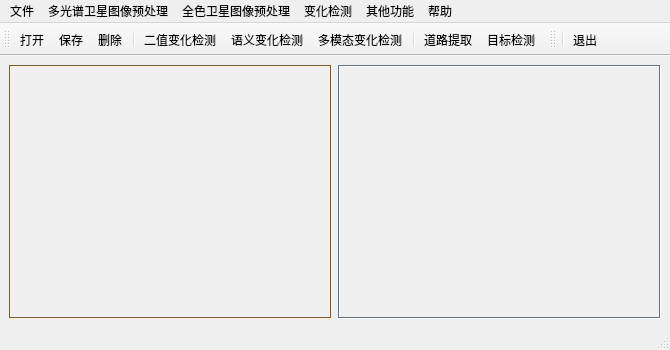
<?xml version="1.0" encoding="UTF-8"?>
<ui version="4.0">
 <class>MainWindow</class>
 <widget class="QMainWindow" name="MainWindow">
  <property name="geometry">
   <rect>
    <x>0</x>
    <y>0</y>
    <width>670</width>
    <height>350</height>
   </rect>
  </property>
  <property name="windowTitle">
   <string>MainWindow</string>
  </property>
  <widget class="QWidget" name="centralwidget">
   <layout class="QHBoxLayout" name="horizontalLayout">
    <item>
     <layout class="QGridLayout" name="gridLayout">
      <item row="0" column="0">
       <widget class="QLabel" name="m_lab_Image">
        <property name="palette">
         <palette>
          <active>
           <colorrole role="WindowText">
            <brush brushstyle="SolidPattern">
             <color alpha="255">
              <red>0</red>
              <green>0</green>
              <blue>0</blue>
             </color>
            </brush>
           </colorrole>
           <colorrole role="Button">
            <brush brushstyle="SolidPattern">
             <color alpha="255">
              <red>233</red>
              <green>185</green>
              <blue>110</blue>
             </color>
            </brush>
           </colorrole>
           <colorrole role="Light">
            <brush brushstyle="SolidPattern">
             <color alpha="255">
              <red>255</red>
              <green>240</green>
              <blue>215</blue>
             </color>
            </brush>
           </colorrole>
           <colorrole role="Midlight">
            <brush brushstyle="SolidPattern">
             <color alpha="255">
              <red>244</red>
              <green>212</green>
              <blue>162</blue>
             </color>
            </brush>
           </colorrole>
           <colorrole role="Dark">
            <brush brushstyle="SolidPattern">
             <color alpha="255">
              <red>116</red>
              <green>92</green>
              <blue>55</blue>
             </color>
            </brush>
           </colorrole>
           <colorrole role="Mid">
            <brush brushstyle="SolidPattern">
             <color alpha="255">
              <red>155</red>
              <green>123</green>
              <blue>73</blue>
             </color>
            </brush>
           </colorrole>
           <colorrole role="Text">
            <brush brushstyle="SolidPattern">
             <color alpha="255">
              <red>0</red>
              <green>0</green>
              <blue>0</blue>
             </color>
            </brush>
           </colorrole>
           <colorrole role="BrightText">
            <brush brushstyle="SolidPattern">
             <color alpha="255">
              <red>255</red>
              <green>255</green>
              <blue>255</blue>
             </color>
            </brush>
           </colorrole>
           <colorrole role="ButtonText">
            <brush brushstyle="SolidPattern">
             <color alpha="255">
              <red>0</red>
              <green>0</green>
              <blue>0</blue>
             </color>
            </brush>
           </colorrole>
           <colorrole role="Base">
            <brush brushstyle="SolidPattern">
             <color alpha="255">
              <red>255</red>
              <green>255</green>
              <blue>255</blue>
             </color>
            </brush>
           </colorrole>
           <colorrole role="Window">
            <brush brushstyle="SolidPattern">
             <color alpha="255">
              <red>233</red>
              <green>185</green>
              <blue>110</blue>
             </color>
            </brush>
           </colorrole>
           <colorrole role="Shadow">
            <brush brushstyle="SolidPattern">
             <color alpha="255">
              <red>0</red>
              <green>0</green>
              <blue>0</blue>
             </color>
            </brush>
           </colorrole>
           <colorrole role="AlternateBase">
            <brush brushstyle="SolidPattern">
             <color alpha="255">
              <red>244</red>
              <green>220</green>
              <blue>182</blue>
             </color>
            </brush>
           </colorrole>
           <colorrole role="ToolTipBase">
            <brush brushstyle="SolidPattern">
             <color alpha="255">
              <red>255</red>
              <green>255</green>
              <blue>220</blue>
             </color>
            </brush>
           </colorrole>
           <colorrole role="ToolTipText">
            <brush brushstyle="SolidPattern">
             <color alpha="255">
              <red>0</red>
              <green>0</green>
              <blue>0</blue>
             </color>
            </brush>
           </colorrole>
           <colorrole role="PlaceholderText">
            <brush brushstyle="SolidPattern">
             <color alpha="128">
              <red>0</red>
              <green>0</green>
              <blue>0</blue>
             </color>
            </brush>
           </colorrole>
          </active>
          <inactive>
           <colorrole role="WindowText">
            <brush brushstyle="SolidPattern">
             <color alpha="255">
              <red>0</red>
              <green>0</green>
              <blue>0</blue>
             </color>
            </brush>
           </colorrole>
           <colorrole role="Button">
            <brush brushstyle="SolidPattern">
             <color alpha="255">
              <red>233</red>
              <green>185</green>
              <blue>110</blue>
             </color>
            </brush>
           </colorrole>
           <colorrole role="Light">
            <brush brushstyle="SolidPattern">
             <color alpha="255">
              <red>255</red>
              <green>240</green>
              <blue>215</blue>
             </color>
            </brush>
           </colorrole>
           <colorrole role="Midlight">
            <brush brushstyle="SolidPattern">
             <color alpha="255">
              <red>244</red>
              <green>212</green>
              <blue>162</blue>
             </color>
            </brush>
           </colorrole>
           <colorrole role="Dark">
            <brush brushstyle="SolidPattern">
             <color alpha="255">
              <red>116</red>
              <green>92</green>
              <blue>55</blue>
             </color>
            </brush>
           </colorrole>
           <colorrole role="Mid">
            <brush brushstyle="SolidPattern">
             <color alpha="255">
              <red>155</red>
              <green>123</green>
              <blue>73</blue>
             </color>
            </brush>
           </colorrole>
           <colorrole role="Text">
            <brush brushstyle="SolidPattern">
             <color alpha="255">
              <red>0</red>
              <green>0</green>
              <blue>0</blue>
             </color>
            </brush>
           </colorrole>
           <colorrole role="BrightText">
            <brush brushstyle="SolidPattern">
             <color alpha="255">
              <red>255</red>
              <green>255</green>
              <blue>255</blue>
             </color>
            </brush>
           </colorrole>
           <colorrole role="ButtonText">
            <brush brushstyle="SolidPattern">
             <color alpha="255">
              <red>0</red>
              <green>0</green>
              <blue>0</blue>
             </color>
            </brush>
           </colorrole>
           <colorrole role="Base">
            <brush brushstyle="SolidPattern">
             <color alpha="255">
              <red>255</red>
              <green>255</green>
              <blue>255</blue>
             </color>
            </brush>
           </colorrole>
           <colorrole role="Window">
            <brush brushstyle="SolidPattern">
             <color alpha="255">
              <red>233</red>
              <green>185</green>
              <blue>110</blue>
             </color>
            </brush>
           </colorrole>
           <colorrole role="Shadow">
            <brush brushstyle="SolidPattern">
             <color alpha="255">
              <red>0</red>
              <green>0</green>
              <blue>0</blue>
             </color>
            </brush>
           </colorrole>
           <colorrole role="AlternateBase">
            <brush brushstyle="SolidPattern">
             <color alpha="255">
              <red>244</red>
              <green>220</green>
              <blue>182</blue>
             </color>
            </brush>
           </colorrole>
           <colorrole role="ToolTipBase">
            <brush brushstyle="SolidPattern">
             <color alpha="255">
              <red>255</red>
              <green>255</green>
              <blue>220</blue>
             </color>
            </brush>
           </colorrole>
           <colorrole role="ToolTipText">
            <brush brushstyle="SolidPattern">
             <color alpha="255">
              <red>0</red>
              <green>0</green>
              <blue>0</blue>
             </color>
            </brush>
           </colorrole>
           <colorrole role="PlaceholderText">
            <brush brushstyle="SolidPattern">
             <color alpha="128">
              <red>0</red>
              <green>0</green>
              <blue>0</blue>
             </color>
            </brush>
           </colorrole>
          </inactive>
          <disabled>
           <colorrole role="WindowText">
            <brush brushstyle="SolidPattern">
             <color alpha="255">
              <red>116</red>
              <green>92</green>
              <blue>55</blue>
             </color>
            </brush>
           </colorrole>
           <colorrole role="Button">
            <brush brushstyle="SolidPattern">
             <color alpha="255">
              <red>233</red>
              <green>185</green>
              <blue>110</blue>
             </color>
            </brush>
           </colorrole>
           <colorrole role="Light">
            <brush brushstyle="SolidPattern">
             <color alpha="255">
              <red>255</red>
              <green>240</green>
              <blue>215</blue>
             </color>
            </brush>
           </colorrole>
           <colorrole role="Midlight">
            <brush brushstyle="SolidPattern">
             <color alpha="255">
              <red>244</red>
              <green>212</green>
              <blue>162</blue>
             </color>
            </brush>
           </colorrole>
           <colorrole role="Dark">
            <brush brushstyle="SolidPattern">
             <color alpha="255">
              <red>116</red>
              <green>92</green>
              <blue>55</blue>
             </color>
            </brush>
           </colorrole>
           <colorrole role="Mid">
            <brush brushstyle="SolidPattern">
             <color alpha="255">
              <red>155</red>
              <green>123</green>
              <blue>73</blue>
             </color>
            </brush>
           </colorrole>
           <colorrole role="Text">
            <brush brushstyle="SolidPattern">
             <color alpha="255">
              <red>116</red>
              <green>92</green>
              <blue>55</blue>
             </color>
            </brush>
           </colorrole>
           <colorrole role="BrightText">
            <brush brushstyle="SolidPattern">
             <color alpha="255">
              <red>255</red>
              <green>255</green>
              <blue>255</blue>
             </color>
            </brush>
           </colorrole>
           <colorrole role="ButtonText">
            <brush brushstyle="SolidPattern">
             <color alpha="255">
              <red>116</red>
              <green>92</green>
              <blue>55</blue>
             </color>
            </brush>
           </colorrole>
           <colorrole role="Base">
            <brush brushstyle="SolidPattern">
             <color alpha="255">
              <red>233</red>
              <green>185</green>
              <blue>110</blue>
             </color>
            </brush>
           </colorrole>
           <colorrole role="Window">
            <brush brushstyle="SolidPattern">
             <color alpha="255">
              <red>233</red>
              <green>185</green>
              <blue>110</blue>
             </color>
            </brush>
           </colorrole>
           <colorrole role="Shadow">
            <brush brushstyle="SolidPattern">
             <color alpha="255">
              <red>0</red>
              <green>0</green>
              <blue>0</blue>
             </color>
            </brush>
           </colorrole>
           <colorrole role="AlternateBase">
            <brush brushstyle="SolidPattern">
             <color alpha="255">
              <red>233</red>
              <green>185</green>
              <blue>110</blue>
             </color>
            </brush>
           </colorrole>
           <colorrole role="ToolTipBase">
            <brush brushstyle="SolidPattern">
             <color alpha="255">
              <red>255</red>
              <green>255</green>
              <blue>220</blue>
             </color>
            </brush>
           </colorrole>
           <colorrole role="ToolTipText">
            <brush brushstyle="SolidPattern">
             <color alpha="255">
              <red>0</red>
              <green>0</green>
              <blue>0</blue>
             </color>
            </brush>
           </colorrole>
           <colorrole role="PlaceholderText">
            <brush brushstyle="SolidPattern">
             <color alpha="128">
              <red>0</red>
              <green>0</green>
              <blue>0</blue>
             </color>
            </brush>
           </colorrole>
          </disabled>
         </palette>
        </property>
        <property name="frameShape">
         <enum>QFrame::Box</enum>
        </property>
        <property name="frameShadow">
         <enum>QFrame::Sunken</enum>
        </property>
        <property name="text">
         <string/>
        </property>
       </widget>
      </item>
      <item row="0" column="1">
       <widget class="QLabel" name="m_lab_output">
        <property name="palette">
         <palette>
          <active>
           <colorrole role="WindowText">
            <brush brushstyle="SolidPattern">
             <color alpha="255">
              <red>0</red>
              <green>0</green>
              <blue>0</blue>
             </color>
            </brush>
           </colorrole>
           <colorrole role="Button">
            <brush brushstyle="SolidPattern">
             <color alpha="255">
              <red>196</red>
              <green>225</green>
              <blue>255</blue>
             </color>
            </brush>
           </colorrole>
           <colorrole role="Light">
            <brush brushstyle="SolidPattern">
             <color alpha="255">
              <red>255</red>
              <green>255</green>
              <blue>255</blue>
             </color>
            </brush>
           </colorrole>
           <colorrole role="Midlight">
            <brush brushstyle="SolidPattern">
             <color alpha="255">
              <red>225</red>
              <green>240</green>
              <blue>255</blue>
             </color>
            </brush>
           </colorrole>
           <colorrole role="Dark">
            <brush brushstyle="SolidPattern">
             <color alpha="255">
              <red>98</red>
              <green>112</green>
              <blue>127</blue>
             </color>
            </brush>
           </colorrole>
           <colorrole role="Mid">
            <brush brushstyle="SolidPattern">
             <color alpha="255">
              <red>131</red>
              <green>150</green>
              <blue>170</blue>
             </color>
            </brush>
           </colorrole>
           <colorrole role="Text">
            <brush brushstyle="SolidPattern">
             <color alpha="255">
              <red>0</red>
              <green>0</green>
              <blue>0</blue>
             </color>
            </brush>
           </colorrole>
           <colorrole role="BrightText">
            <brush brushstyle="SolidPattern">
             <color alpha="255">
              <red>255</red>
              <green>255</green>
              <blue>255</blue>
             </color>
            </brush>
           </colorrole>
           <colorrole role="ButtonText">
            <brush brushstyle="SolidPattern">
             <color alpha="255">
              <red>0</red>
              <green>0</green>
              <blue>0</blue>
             </color>
            </brush>
           </colorrole>
           <colorrole role="Base">
            <brush brushstyle="SolidPattern">
             <color alpha="255">
              <red>255</red>
              <green>255</green>
              <blue>255</blue>
             </color>
            </brush>
           </colorrole>
           <colorrole role="Window">
            <brush brushstyle="SolidPattern">
             <color alpha="255">
              <red>196</red>
              <green>225</green>
              <blue>255</blue>
             </color>
            </brush>
           </colorrole>
           <colorrole role="Shadow">
            <brush brushstyle="SolidPattern">
             <color alpha="255">
              <red>0</red>
              <green>0</green>
              <blue>0</blue>
             </color>
            </brush>
           </colorrole>
           <colorrole role="AlternateBase">
            <brush brushstyle="SolidPattern">
             <color alpha="255">
              <red>225</red>
              <green>240</green>
              <blue>255</blue>
             </color>
            </brush>
           </colorrole>
           <colorrole role="ToolTipBase">
            <brush brushstyle="SolidPattern">
             <color alpha="255">
              <red>255</red>
              <green>255</green>
              <blue>220</blue>
             </color>
            </brush>
           </colorrole>
           <colorrole role="ToolTipText">
            <brush brushstyle="SolidPattern">
             <color alpha="255">
              <red>0</red>
              <green>0</green>
              <blue>0</blue>
             </color>
            </brush>
           </colorrole>
           <colorrole role="PlaceholderText">
            <brush brushstyle="SolidPattern">
             <color alpha="128">
              <red>0</red>
              <green>0</green>
              <blue>0</blue>
             </color>
            </brush>
           </colorrole>
          </active>
          <inactive>
           <colorrole role="WindowText">
            <brush brushstyle="SolidPattern">
             <color alpha="255">
              <red>0</red>
              <green>0</green>
              <blue>0</blue>
             </color>
            </brush>
           </colorrole>
           <colorrole role="Button">
            <brush brushstyle="SolidPattern">
             <color alpha="255">
              <red>196</red>
              <green>225</green>
              <blue>255</blue>
             </color>
            </brush>
           </colorrole>
           <colorrole role="Light">
            <brush brushstyle="SolidPattern">
             <color alpha="255">
              <red>255</red>
              <green>255</green>
              <blue>255</blue>
             </color>
            </brush>
           </colorrole>
           <colorrole role="Midlight">
            <brush brushstyle="SolidPattern">
             <color alpha="255">
              <red>225</red>
              <green>240</green>
              <blue>255</blue>
             </color>
            </brush>
           </colorrole>
           <colorrole role="Dark">
            <brush brushstyle="SolidPattern">
             <color alpha="255">
              <red>98</red>
              <green>112</green>
              <blue>127</blue>
             </color>
            </brush>
           </colorrole>
           <colorrole role="Mid">
            <brush brushstyle="SolidPattern">
             <color alpha="255">
              <red>131</red>
              <green>150</green>
              <blue>170</blue>
             </color>
            </brush>
           </colorrole>
           <colorrole role="Text">
            <brush brushstyle="SolidPattern">
             <color alpha="255">
              <red>0</red>
              <green>0</green>
              <blue>0</blue>
             </color>
            </brush>
           </colorrole>
           <colorrole role="BrightText">
            <brush brushstyle="SolidPattern">
             <color alpha="255">
              <red>255</red>
              <green>255</green>
              <blue>255</blue>
             </color>
            </brush>
           </colorrole>
           <colorrole role="ButtonText">
            <brush brushstyle="SolidPattern">
             <color alpha="255">
              <red>0</red>
              <green>0</green>
              <blue>0</blue>
             </color>
            </brush>
           </colorrole>
           <colorrole role="Base">
            <brush brushstyle="SolidPattern">
             <color alpha="255">
              <red>255</red>
              <green>255</green>
              <blue>255</blue>
             </color>
            </brush>
           </colorrole>
           <colorrole role="Window">
            <brush brushstyle="SolidPattern">
             <color alpha="255">
              <red>196</red>
              <green>225</green>
              <blue>255</blue>
             </color>
            </brush>
           </colorrole>
           <colorrole role="Shadow">
            <brush brushstyle="SolidPattern">
             <color alpha="255">
              <red>0</red>
              <green>0</green>
              <blue>0</blue>
             </color>
            </brush>
           </colorrole>
           <colorrole role="AlternateBase">
            <brush brushstyle="SolidPattern">
             <color alpha="255">
              <red>225</red>
              <green>240</green>
              <blue>255</blue>
             </color>
            </brush>
           </colorrole>
           <colorrole role="ToolTipBase">
            <brush brushstyle="SolidPattern">
             <color alpha="255">
              <red>255</red>
              <green>255</green>
              <blue>220</blue>
             </color>
            </brush>
           </colorrole>
           <colorrole role="ToolTipText">
            <brush brushstyle="SolidPattern">
             <color alpha="255">
              <red>0</red>
              <green>0</green>
              <blue>0</blue>
             </color>
            </brush>
           </colorrole>
           <colorrole role="PlaceholderText">
            <brush brushstyle="SolidPattern">
             <color alpha="128">
              <red>0</red>
              <green>0</green>
              <blue>0</blue>
             </color>
            </brush>
           </colorrole>
          </inactive>
          <disabled>
           <colorrole role="WindowText">
            <brush brushstyle="SolidPattern">
             <color alpha="255">
              <red>98</red>
              <green>112</green>
              <blue>127</blue>
             </color>
            </brush>
           </colorrole>
           <colorrole role="Button">
            <brush brushstyle="SolidPattern">
             <color alpha="255">
              <red>196</red>
              <green>225</green>
              <blue>255</blue>
             </color>
            </brush>
           </colorrole>
           <colorrole role="Light">
            <brush brushstyle="SolidPattern">
             <color alpha="255">
              <red>255</red>
              <green>255</green>
              <blue>255</blue>
             </color>
            </brush>
           </colorrole>
           <colorrole role="Midlight">
            <brush brushstyle="SolidPattern">
             <color alpha="255">
              <red>225</red>
              <green>240</green>
              <blue>255</blue>
             </color>
            </brush>
           </colorrole>
           <colorrole role="Dark">
            <brush brushstyle="SolidPattern">
             <color alpha="255">
              <red>98</red>
              <green>112</green>
              <blue>127</blue>
             </color>
            </brush>
           </colorrole>
           <colorrole role="Mid">
            <brush brushstyle="SolidPattern">
             <color alpha="255">
              <red>131</red>
              <green>150</green>
              <blue>170</blue>
             </color>
            </brush>
           </colorrole>
           <colorrole role="Text">
            <brush brushstyle="SolidPattern">
             <color alpha="255">
              <red>98</red>
              <green>112</green>
              <blue>127</blue>
             </color>
            </brush>
           </colorrole>
           <colorrole role="BrightText">
            <brush brushstyle="SolidPattern">
             <color alpha="255">
              <red>255</red>
              <green>255</green>
              <blue>255</blue>
             </color>
            </brush>
           </colorrole>
           <colorrole role="ButtonText">
            <brush brushstyle="SolidPattern">
             <color alpha="255">
              <red>98</red>
              <green>112</green>
              <blue>127</blue>
             </color>
            </brush>
           </colorrole>
           <colorrole role="Base">
            <brush brushstyle="SolidPattern">
             <color alpha="255">
              <red>196</red>
              <green>225</green>
              <blue>255</blue>
             </color>
            </brush>
           </colorrole>
           <colorrole role="Window">
            <brush brushstyle="SolidPattern">
             <color alpha="255">
              <red>196</red>
              <green>225</green>
              <blue>255</blue>
             </color>
            </brush>
           </colorrole>
           <colorrole role="Shadow">
            <brush brushstyle="SolidPattern">
             <color alpha="255">
              <red>0</red>
              <green>0</green>
              <blue>0</blue>
             </color>
            </brush>
           </colorrole>
           <colorrole role="AlternateBase">
            <brush brushstyle="SolidPattern">
             <color alpha="255">
              <red>196</red>
              <green>225</green>
              <blue>255</blue>
             </color>
            </brush>
           </colorrole>
           <colorrole role="ToolTipBase">
            <brush brushstyle="SolidPattern">
             <color alpha="255">
              <red>255</red>
              <green>255</green>
              <blue>220</blue>
             </color>
            </brush>
           </colorrole>
           <colorrole role="ToolTipText">
            <brush brushstyle="SolidPattern">
             <color alpha="255">
              <red>0</red>
              <green>0</green>
              <blue>0</blue>
             </color>
            </brush>
           </colorrole>
           <colorrole role="PlaceholderText">
            <brush brushstyle="SolidPattern">
             <color alpha="128">
              <red>0</red>
              <green>0</green>
              <blue>0</blue>
             </color>
            </brush>
           </colorrole>
          </disabled>
         </palette>
        </property>
        <property name="frameShape">
         <enum>QFrame::Box</enum>
        </property>
        <property name="frameShadow">
         <enum>QFrame::Sunken</enum>
        </property>
        <property name="text">
         <string/>
        </property>
       </widget>
      </item>
     </layout>
    </item>
   </layout>
  </widget>
  <widget class="QMenuBar" name="menubar">
   <property name="geometry">
    <rect>
     <x>0</x>
     <y>0</y>
     <width>670</width>
     <height>28</height>
    </rect>
   </property>
   <widget class="QMenu" name="menu">
    <property name="title">
     <string>文件</string>
    </property>
    <addaction name="m_act_file"/>
    <addaction name="m_act_save"/>
    <addaction name="m_act_delete"/>
    <addaction name="separator"/>
   </widget>
   <widget class="QMenu" name="menu_2">
    <property name="title">
     <string>变化检测</string>
    </property>
    <addaction name="separator"/>
    <addaction name="m_act_bcd"/>
    <addaction name="m_act_scd"/>
    <addaction name="m_act_mcd"/>
   </widget>
   <widget class="QMenu" name="menu_3">
    <property name="title">
     <string>多光谱卫星图像预处理</string>
    </property>
    <addaction name="separator"/>
    <addaction name="m_actRadiationc"/>
    <addaction name="m_actAst"/>
    <addaction name="m_actRectilinear"/>
   </widget>
   <widget class="QMenu" name="menu_4">
    <property name="title">
     <string>全色卫星图像预处理</string>
    </property>
    <addaction name="m_actRectilinear"/>
    <addaction name="m_actFusion"/>
   </widget>
   <widget class="QMenu" name="menu_5">
    <property name="title">
     <string>其他功能</string>
    </property>
    <addaction name="m_act_object_detection"/>
    <addaction name="separator"/>
    <addaction name="m_actCloud"/>
    <addaction name="m_actClass"/>
    <addaction name="m_actRoad"/>
   </widget>
   <widget class="QMenu" name="menu_6">
    <property name="title">
     <string>帮助</string>
    </property>
    <addaction name="m_actVersion"/>
   </widget>
   <addaction name="menu"/>
   <addaction name="menu_3"/>
   <addaction name="menu_4"/>
   <addaction name="menu_2"/>
   <addaction name="menu_5"/>
   <addaction name="menu_6"/>
  </widget>
  <widget class="QStatusBar" name="statusbar"/>
  <widget class="QToolBar" name="toolBar">
   <property name="windowTitle">
    <string>toolBar</string>
   </property>
   <attribute name="toolBarArea">
    <enum>TopToolBarArea</enum>
   </attribute>
   <attribute name="toolBarBreak">
    <bool>false</bool>
   </attribute>
   <addaction name="m_act_file"/>
   <addaction name="m_act_save"/>
   <addaction name="m_act_delete"/>
   <addaction name="separator"/>
   <addaction name="m_act_bcd"/>
   <addaction name="m_act_scd"/>
   <addaction name="m_act_mcd"/>
   <addaction name="separator"/>
   <addaction name="m_actRoad"/>
   <addaction name="m_act_object_detection"/>
  </widget>
  <widget class="QToolBar" name="toolBar_2">
   <property name="windowTitle">
    <string>toolBar_2</string>
   </property>
   <attribute name="toolBarArea">
    <enum>TopToolBarArea</enum>
   </attribute>
   <attribute name="toolBarBreak">
    <bool>false</bool>
   </attribute>
   <addaction name="separator"/>
   <addaction name="m_actExit"/>
  </widget>
  <action name="m_act_file">
   <property name="text">
    <string>打开</string>
   </property>
  </action>
  <action name="m_act_save">
   <property name="text">
    <string>保存</string>
   </property>
   <property name="shortcut">
    <string>Ctrl+S</string>
   </property>
  </action>
  <action name="m_act_delete">
   <property name="text">
    <string>删除</string>
   </property>
   <property name="shortcut">
    <string>Ctrl+D</string>
   </property>
  </action>
  <action name="m_act_bcd">
   <property name="text">
    <string>二值变化检测</string>
   </property>
  </action>
  <action name="m_act_scd">
   <property name="text">
    <string>语义变化检测</string>
   </property>
  </action>
  <action name="m_act_mcd">
   <property name="text">
    <string>多模态变化检测</string>
   </property>
  </action>
  <action name="m_act_object_detection">
   <property name="text">
    <string>目标检测</string>
   </property>
  </action>
  <action name="m_actCloud">
   <property name="text">
    <string>云雾检测与去除</string>
   </property>
  </action>
  <action name="m_actClass">
   <property name="text">
    <string>分类</string>
   </property>
  </action>
  <action name="m_actVersion">
   <property name="text">
    <string>版本</string>
   </property>
  </action>
  <action name="m_actRadiationc">
   <property name="text">
    <string>辐射定标</string>
   </property>
  </action>
  <action name="m_actAst">
   <property name="text">
    <string>大气校正</string>
   </property>
  </action>
  <action name="m_actRectilinear">
   <property name="text">
    <string>正射校正</string>
   </property>
  </action>
  <action name="m_actFusion">
   <property name="text">
    <string>图像融合</string>
   </property>
  </action>
  <action name="m_actRoad">
   <property name="text">
    <string>道路提取</string>
   </property>
  </action>
  <action name="m_actExit">
   <property name="text">
    <string>退出</string>
   </property>
   <property name="toolTip">
    <string>退出</string>
   </property>
   <property name="shortcut">
    <string>Ctrl+E</string>
   </property>
  </action>
 </widget>
 <resources/>
 <connections/>
</ui>
